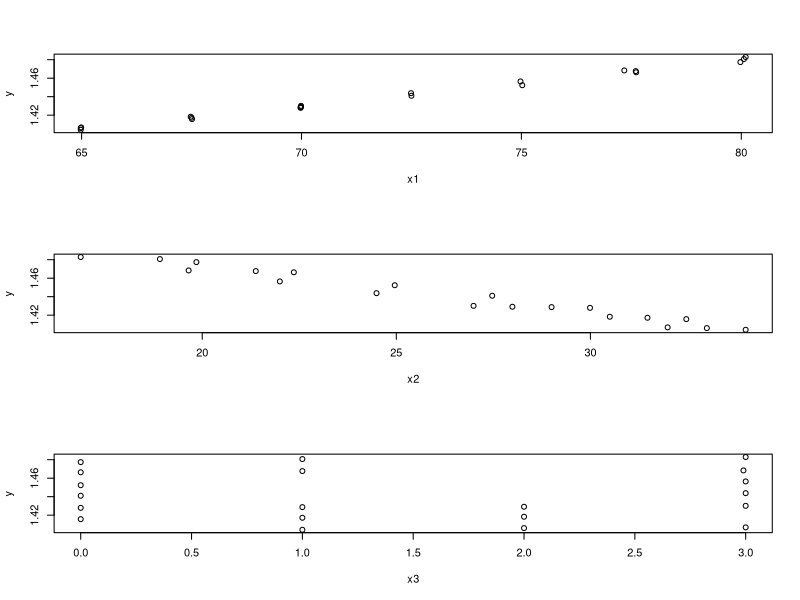
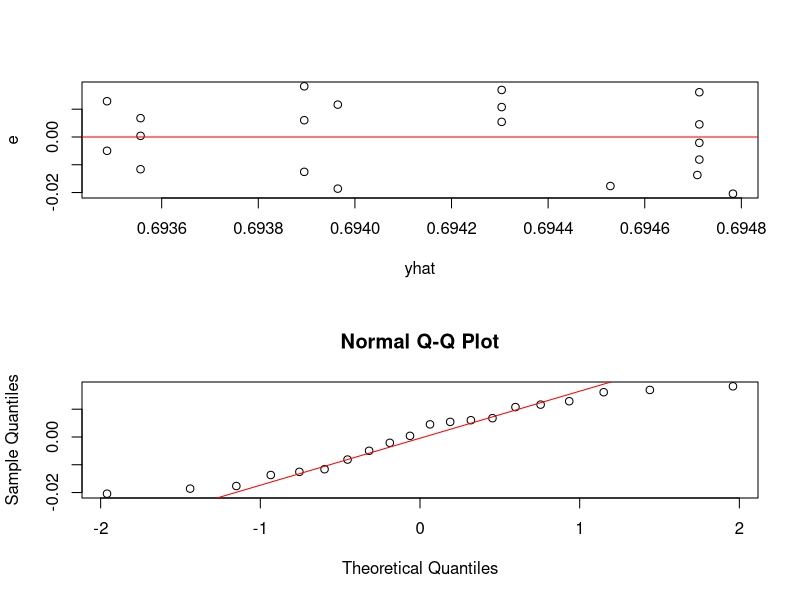
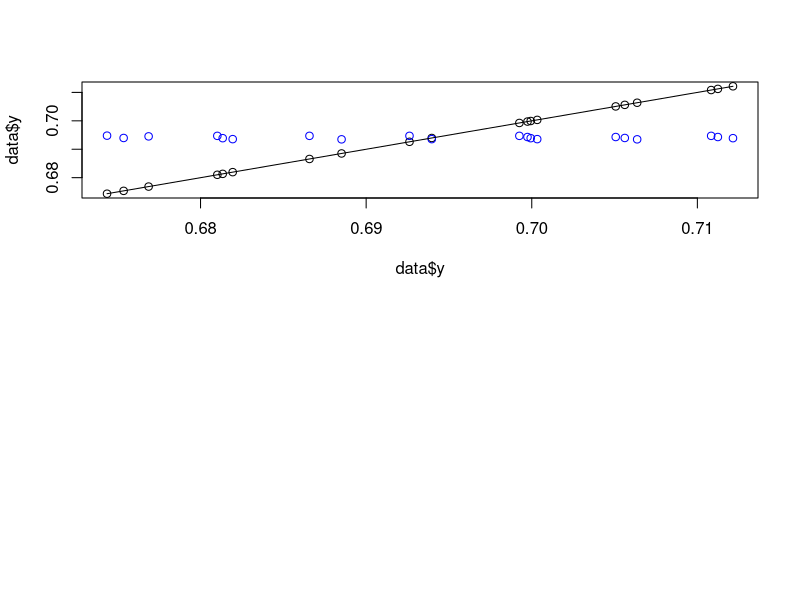
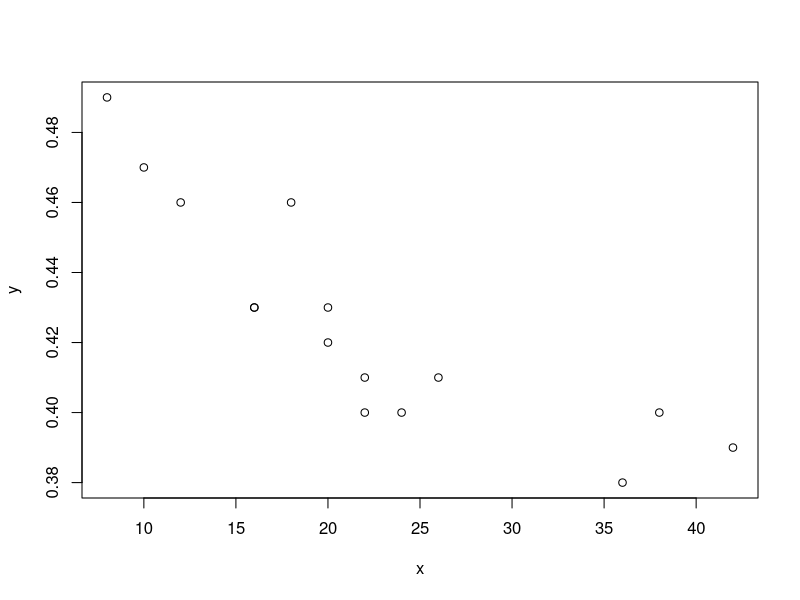
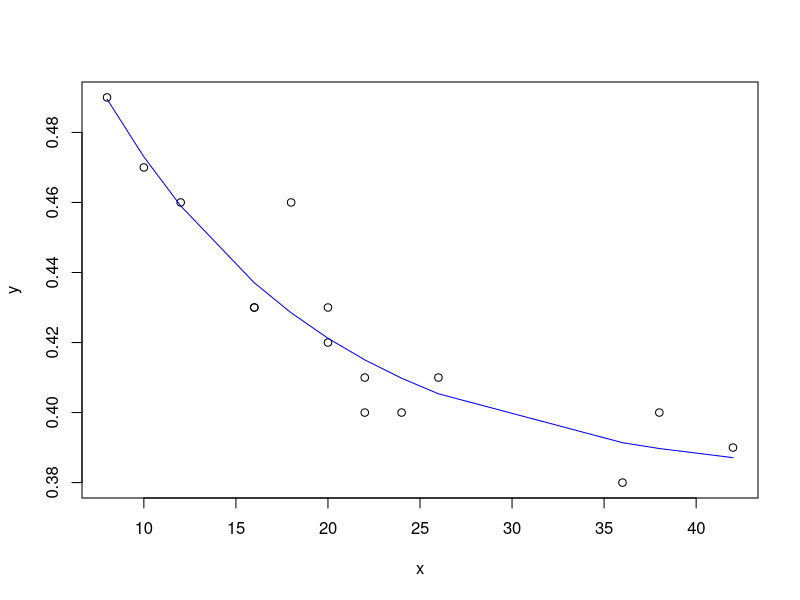
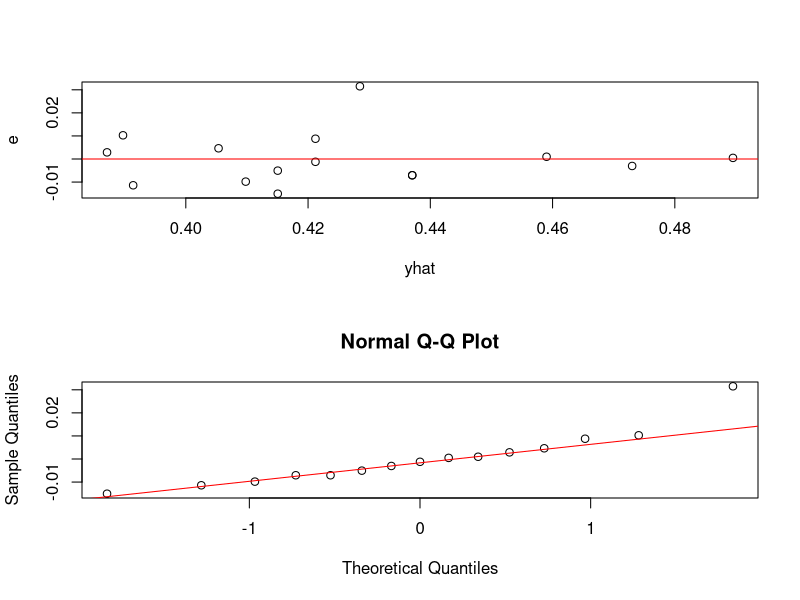

Recreate these plots in R, in order.


x=c(250,351,440,262,89.7,96.9,350,85.3,258,140,302,500,350,231,360,400,133.6,351,360,350)
y=c(20.0,18.25,11.2,21.47,34.7,30.4,16.5,36.5,19.7,20.3,17.8,14.39,17.8,23.54,21.47,16.59,23.9,13.9,13.77,16.5)


x*y

df = data.frame(x,y)
df

model = lm(y~x, data=df)
summary(model)

mean(df$x)
mean(df$y)

n=20
sxx = sum(x^2)-(sum(x)^2/n)
sxx
sxy = sum(y*x)-(sum(y)*sum(x)/n)
sxy

b1=sxy/sxx

mean(y)-sxy/sxx*mean(x)

sst = sum(y^2)-sum(y)^2/n
ssres = sst - b1*sxy
ssr=sst-ssres
ssres; ssr

ssr/18
ssres/18
ssr/sst
1-ssres/sst

34.05287-0.04811895*275

qt(p=0.05/2, df=18, lower.tail=FALSE)

18.81946+2.100922*(11.81153*(1/20+(283.025-283.025)^2/sxx))^0.5

18.81946+2.100922*(11.81153*(1/20+(275-283.025)^2/sxx))^0.5



(11.81153*(1/20+(283.025-283.025)^2/sxx))^0.5

(17.20492-20.434)
(17.2012-20.43772)


### mod14
install.packages('readxl')
library(readxl)
data = read_excel('data-prob-12-16.xls')
data = data[,2:5]
data = data.frame(data)
sample.idx = as.numeric(sample(row.names(data), 20)) #  c(1, 26, 12, 16, 17, 20, 19,  3, 22,  8, 18, 11,  4, 21,  7, 15, 24,  5, 25,  2)
sample.idx = c(1,26,12, 16, 17, 20, 19,  3, 22,  8, 18, 11,  4, 21,  7, 15, 24,  5, 25,  2)
data = data[sample.idx,]

par(mfrow=c(3,1))
plot(y~x1, data=data)
plot(y~x2, data=data)
plot(y~x3, data=data)

# transform
data$y = 1/(data$y)

coef(lm(y~., data=data))[2:4]
#          x1          x2          x3
# 0.008395465 0.003392352 0.004454887

nls(y~1/(t1*x1+t1*x2+t3*x3), start=list(t1=9.6035905982, t3=-0.0003493875), data=data)


# model
model = nls(y~1/(t1*x1+t1*x2+t3*x3), start=list(t1=0.008395465, t3=0.004454887), data=data)
model

summary(model)

# adequacy
par(mfrow=c(2,1))
yhat = fitted(model)
e = residuals(model)

plot(yhat, e)
abline(a=NULL, b=NULL, h=0, v=NULL, col='red')
qqnorm(e)
qqline(e, col='red')

AIC(model)
BIC(model)

plot(data$y, data$y)
points(data$y, yhat, col='blue')
lines(data$y, data$y, col='black')
yhat
data$y

### b
data = read.csv('data-prob-12-11.csv')
data = data.frame(data)
sample.idx = as.numeric(sample(row.names(data), 15)) #  16 41 21 22  6  2 24 20 15 17 27 40  8 28 44
sample.idx = c(16, 41, 21, 22,  6,  2, 24, 20, 15, 17, 27, 40,  8, 28, 44)
data = data[sample.idx,]
data = data[order(data$x),]

par(mfrow=c(1,1))
plot(y~x, data=data)

# initialize
lin.data = data
t1 = min(lin.data$y)
lin.data['ystar'] = log(lin.data$y-t1) # -ln(y-t1)=ln(t2)-t3x
lin.data = lin.data[is.finite(lin.data$ystar),]

lm(-ystar~x, data=lin.data)

t2 = coef(lm(-ystar~x, data=lin.data))[1]
t3 = coef(lm(-ystar~x, data=lin.data))[2]

thetas = list(t1=t1, t2=unname(t2), t3=unname(t3))
thetas
model = nls(y~t1-t2*exp(-t3*x), data=data, start=thetas)
yhat = fitted(model)

par(mfrow=c(1,1))
plot(y~x, data=data)
lines(data$x, yhat, col='blue')

summary(model)

# confint(model)
t.val = qt(p=0.05/2, df=12, lower.tail=F)
coef(model)-diag(vcov(model))^0.5*t.val
coef(model)+diag(vcov(model))^0.5*t.val


# adequacy
par(mfrow=c(2,1))
yhat = fitted(model)
e = residuals(model)

plot(yhat, e)
abline(a=NULL, b=NULL, h=0, v=NULL, col='red')
qqnorm(e)
qqline(e, col='red')